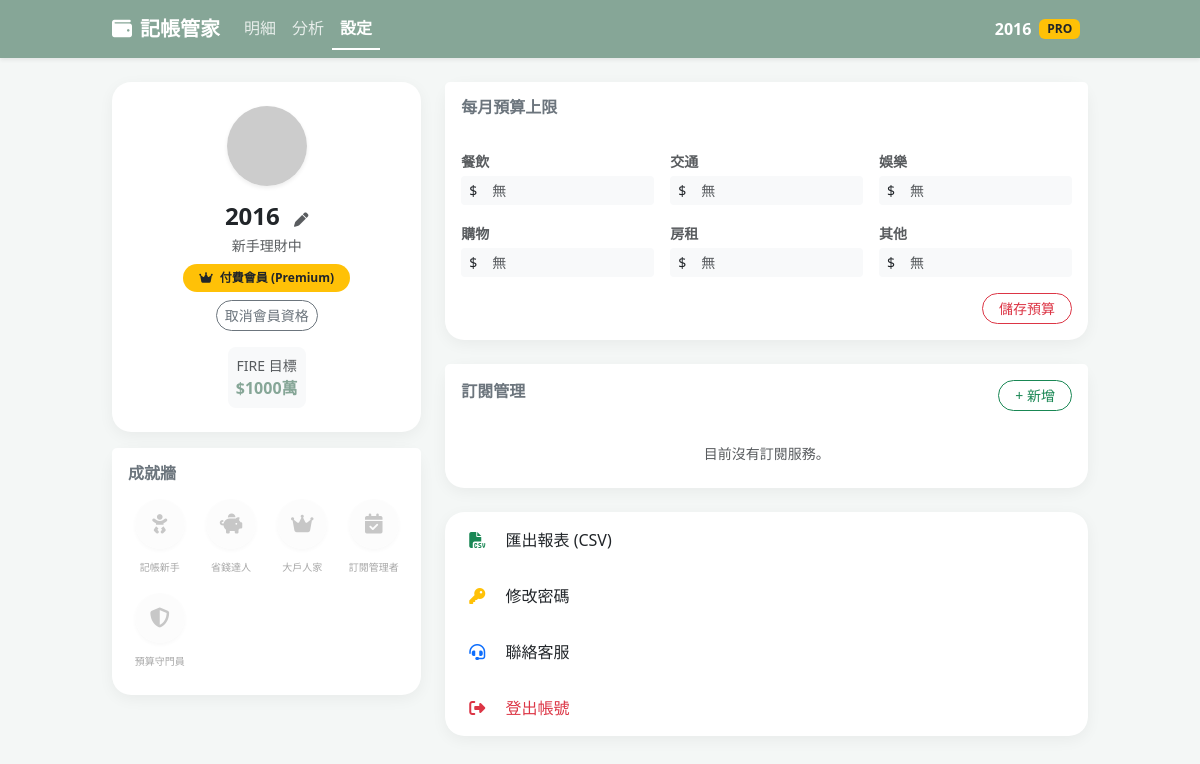
Before: /settings (signed in) with the older database file.
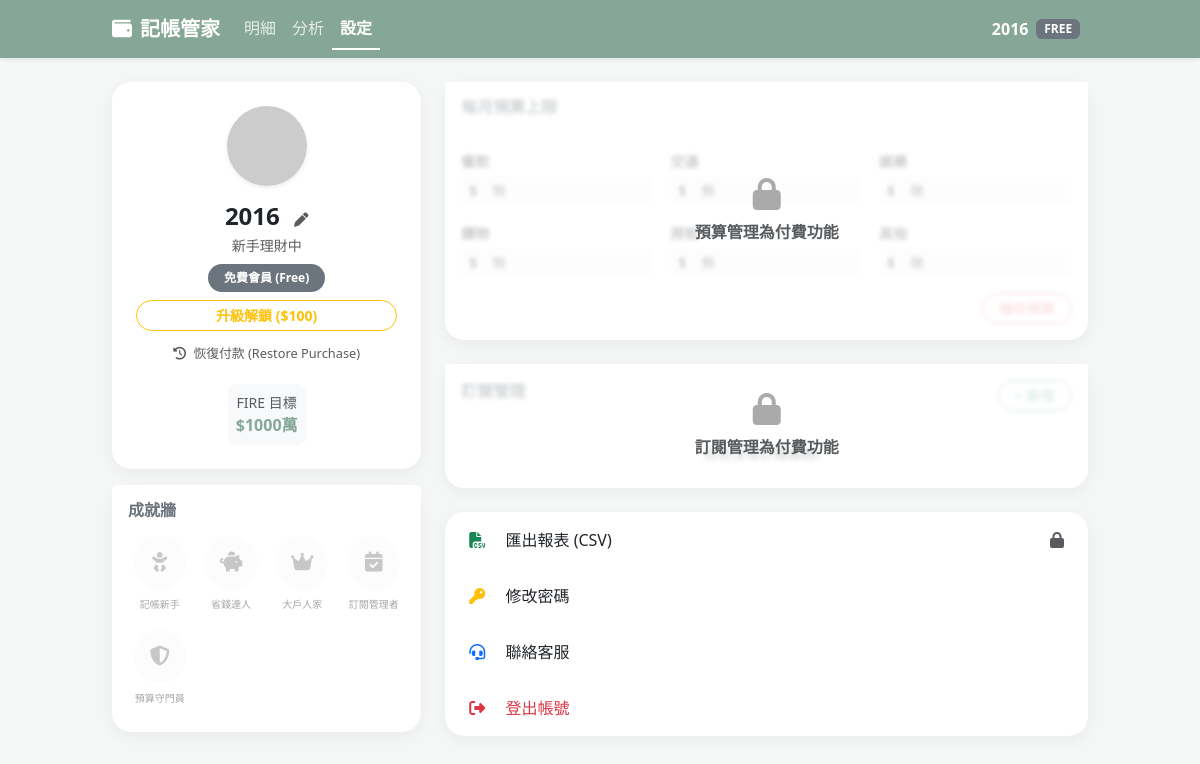
After: the same page with the newer database file.
### app.py (models this page shows, shortened)
class User(UserMixin, db.Model):
    id = db.Column(db.Integer, primary_key=True)
    username = db.Column(db.String(100), unique=True, nullable=False)
    password_hash = db.Column(db.String(200), nullable=False)
    display_name = db.Column(db.String(50))
    bio = db.Column(db.String(200))
    fire_target = db.Column(db.Integer, default=10000000)
    is_premium = db.Column(db.Boolean, default=False)
    transactions = db.relationship('Transaction', backref='owner', lazy=True)
    subscriptions = db.relationship('Subscription', backref='owner', lazy=True)
    achievements = db.relationship('UserAchievement', backref='owner', lazy=True)
    budgets = db.relationship('Budget', backref='owner', lazy=True)
    orders = db.relationship('Order', backref='owner', lazy=True) # 關聯訂單

class Achievement(db.Model):
    id = db.Column(db.Integer, primary_key=True)
    name = db.Column(db.String(50), nullable=False)
    description = db.Column(db.String(200))
    icon = db.Column(db.String(50))

### app.py (the view)
@app.route('/settings')
@login_required
def settings():
    user_achievements = [ua.achievement_id for ua in current_user.achievements]
    all_achievements = Achievement.query.all()
    ach_list = [{"name": a.name, "desc": a.description, "icon": a.icon, "unlocked": a.id in user_achievements} for a in all_achievements]
    current_budgets = {b.category: b.amount for b in current_user.budgets}
    return render_template('settings.html', user=current_user, achievements=ach_list, current_budgets=current_budgets)

### app.py (called while the page is built)
@login_manager.user_loader
def load_user(user_id):
    return User.query.get(int(user_id))

### templates/settings.html (shortened to what this page needs)
<!DOCTYPE html>
<html>
<head>
    <link href="https://cdn.jsdelivr.net/npm/bootstrap@5.3.0/dist/css/bootstrap.min.css" rel="stylesheet">
    <link rel="stylesheet" href="https://cdnjs.cloudflare.com/ajax/libs/font-awesome/6.4.0/css/all.min.css">
</head>
<body>
    <nav class="navbar navbar-expand-lg navbar-dark navbar-desktop mb-4 sticky-top shadow-sm">
        <div class="container desktop-container">
            <a class="navbar-brand fw-bold" href="/"><i class="fas fa-wallet me-2"></i>記帳管家</a>
            <div class="d-flex navbar-nav me-auto">
                <a class="nav-link" href="/">明細</a>
                <a class="nav-link" href="/analysis">分析</a>
                <a class="nav-link active" href="/settings">設定</a>
            </div>
            <div class="text-white d-flex align-items-center">
                <span class="fw-bold me-2">{{ user.display_name }}</span>
                {% if user.is_premium %}<span class="badge bg-warning text-dark me-2">PRO</span>{% else %}<span class="badge bg-secondary me-2">FREE</span>{% endif %}
            </div>
        </div>
    </nav>
    <div class="container desktop-container pt-3 pt-lg-0">
        <div class="row">
            <div class="col-lg-4 mb-4">
                <div class="card card-custom mb-3 hover-shadow" style="cursor: pointer;" data-bs-toggle="modal" data-bs-target="#profileModal">
                    <div class="card-body p-4 text-center">
                        <img src="https://ui-avatars.com/api/?name={{ user.display_name }}&background=86A697&color=fff&size=100&rounded=true" class="mb-3 shadow-sm rounded-circle">
                        <h4 class="mb-1 fw-bold text-dark">{{ user.display_name }} <i class="fas fa-pen text-muted small ms-2" style="font-size: 0.6em;"></i></h4>
                        <p class="text-muted small mb-2">{{ user.bio }}</p>
                        <div class="mb-3">
                            {% if user.is_premium %}
                                <span class="badge bg-warning text-dark rounded-pill px-3 py-2 mb-2"><i class="fas fa-crown me-1"></i> 付費會員 (Premium)</span>
                                <div>
                                    <a href="/cancel_premium" class="btn btn-sm btn-outline-secondary rounded-pill" onclick="return confirm('確定要取消會員嗎？您將失去付費功能。')">取消會員資格</a>
                                </div>
                            {% else %}
                                <span class="badge bg-secondary rounded-pill px-3 py-2">免費會員 (Free)</span>
                                <div class="mt-2 d-grid gap-2">
                                    <form action="/create_ecpay_order" method="POST">
                                        <button type="submit" class="btn btn-sm btn-outline-warning rounded-pill fw-bold w-100">升級解鎖 ($100)</button>
                                    </form>
                                    <a href="/restore_purchase" class="btn btn-sm btn-link text-muted" style="text-decoration:none; font-size:0.8rem;">
                                        <i class="fas fa-history me-1"></i> 恢復付款 (Restore Purchase)
                                    </a>
                                </div>
                            {% endif %}
                        </div>
                        <div class="bg-light rounded-3 p-2 d-inline-block"><small class="text-muted d-block">FIRE 目標</small><span class="fw-bold" style="color:var(--primary);">${{ user.fire_target // 10000 }}萬</span></div>
                    </div>
                </div>
                <div class="card card-custom mb-3">
                    <div class="card-header bg-white border-0 pt-3"><h6 class="fw-bold text-secondary">成就牆</h6></div>
                    <div class="card-body pt-0">
                        <div class="row g-2">
                            {% for ach in achievements %}
                            <div class="col-3 text-center mb-2 {{ 'achievement-locked' if not ach.unlocked }}" title="{{ ach.desc }}">
                                <div class="rounded-circle bg-light d-flex align-items-center justify-content-center mx-auto mb-1 shadow-sm" style="width: 50px; height: 50px;">
                                    <i class="fas {{ ach.icon }} fa-lg {{ 'text-warning' if ach.unlocked else 'text-secondary' }}"></i>
                                </div>
                                <small style="font-size: 10px;">{{ ach.name }}</small>
                            </div>
                            {% endfor %}
                        </div>
                    </div>
                </div>
            </div>
            <div class="col-lg-8">
                <div class="card card-custom mb-4">
                    {% if not user.is_premium %}
                    <div class="premium-lock">
                        <i class="fas fa-lock"></i>
                        <span class="text-muted fw-bold">預算管理為付費功能</span>
                    </div>
                    {% endif %}
                    <div class="card-header bg-white border-0 pt-3"><h6 class="fw-bold text-secondary">每月預算上限</h6></div>
                    <div class="card-body">
                        <form action="/update_budget" method="POST">
                            <div class="row g-3">
                                {% for cat in ["餐飲", "交通", "娛樂", "購物", "房租", "其他"] %}
                                <div class="col-6 col-md-4"><label class="small text-muted fw-bold mb-1">{{ cat }}</label><div class="input-group input-group-sm"><span class="input-group-text bg-light border-0">$</span><input type="number" name="budget_{{ cat }}" class="form-control bg-light border-0" placeholder="無" value="{{ current_budgets.get(cat, '') }}" {{ 'disabled' if not user.is_premium }}></div></div>
                                {% endfor %}
                            </div>
                            <div class="text-end mt-3"><button type="submit" class="btn btn-sm btn-outline-danger rounded-pill px-3" {{ 'disabled' if not user.is_premium }}>儲存預算</button></div>
                        </form>
                    </div>
                </div>
                <div class="card card-custom mb-4">
                    {% if not user.is_premium %}
                    <div class="premium-lock">
                        <i class="fas fa-lock"></i>
                        <span class="text-muted fw-bold">訂閱管理為付費功能</span>
                    </div>
                    {% endif %}
                    <div class="card-header bg-white border-0 pt-3 d-flex justify-content-between align-items-center"><h6 class="fw-bold text-secondary">訂閱管理</h6><button class="btn btn-sm btn-outline-success rounded-pill px-3" data-bs-toggle="modal" data-bs-target="#subModal" {{ 'disabled' if not user.is_premium }}>+ 新增</button></div>
                    <div class="card-body p-0"><div class="list-group list-group-flush rounded-bottom-4">{% if user.subscriptions|length == 0 %}<div class="p-4 text-center text-muted small">目前沒有訂閱服務。</div>{% endif %}</div></div>
                </div>
                <div class="list-group card-custom border-0 mb-4 overflow-hidden">
                    <a href="/export_csv" class="list-group-item list-group-item-action border-0 py-3 px-4 d-flex justify-content-between align-items-center">
                        <span><i class="fas fa-file-csv text-success me-3"></i> 匯出報表 (CSV)</span>
                        {% if not user.is_premium %}<i class="fas fa-lock text-muted"></i>{% endif %}
                    </a>
                    <a href="#" class="list-group-item list-group-item-action border-0 py-3 px-4" data-bs-toggle="modal" data-bs-target="#pwModal"><i class="fas fa-key text-warning me-3"></i> 修改密碼</a>
                    <a href="#" class="list-group-item list-group-item-action border-0 py-3 px-4" data-bs-toggle="modal" data-bs-target="#feedbackModal"><i class="fas fa-headset text-primary me-3"></i> 聯絡客服</a>
                    <a href="/logout" class="list-group-item list-group-item-action border-0 py-3 px-4 text-danger"><i class="fas fa-sign-out-alt me-3"></i> 登出帳號</a>
                </div>
            </div>
        </div>
    </div>
</body>
</html>

### templates/settings.html (style rules this page uses)
:root { --primary: #86A697; --secondary: #F4F7F6; --text-dark: #2C3E50; --accent: #E9C46A; }
body { background-color: var(--secondary); font-family: 'Segoe UI', sans-serif; padding-bottom: 80px; }
.desktop-container { max-width: 1000px; margin: auto; }
.card-custom { border: none; border-radius: 1.2rem; box-shadow: 0 4px 15px rgba(0,0,0,0.05); position: relative; }
.achievement-locked { filter: grayscale(100%); opacity: 0.4; }
.premium-lock { position: absolute; top: 0; left: 0; width: 100%; height: 100%; background: rgba(255,255,255,0.7); z-index: 10; border-radius: 1.2rem; display: flex; flex-direction: column; justify-content: center; align-items: center; backdrop-filter: blur(2px); }
.premium-lock i { font-size: 2rem; color: #aaa; margin-bottom: 10px; }
.navbar-desktop { display: flex; background-color: var(--primary); }
.nav-link { color: rgba(255,255,255,0.8) !important; }
.nav-link.active { color: #fff !important; font-weight: 700; border-bottom: 2px solid #fff; }

Changed rows visible on the page:
changed User "新手理財中": is_premium True → False (drawn)
Other visible differences:
text no longer shown: "PRO 付費會員 (Premium) 取消會員資格 儲存預算 + 新增"
text now shown: "FREE 免費會員 (Free) 升級解鎖 ($100) 恢復付款 (Restore Purchase) 預算管理為付費功能 訂閱管理為付費功能"
